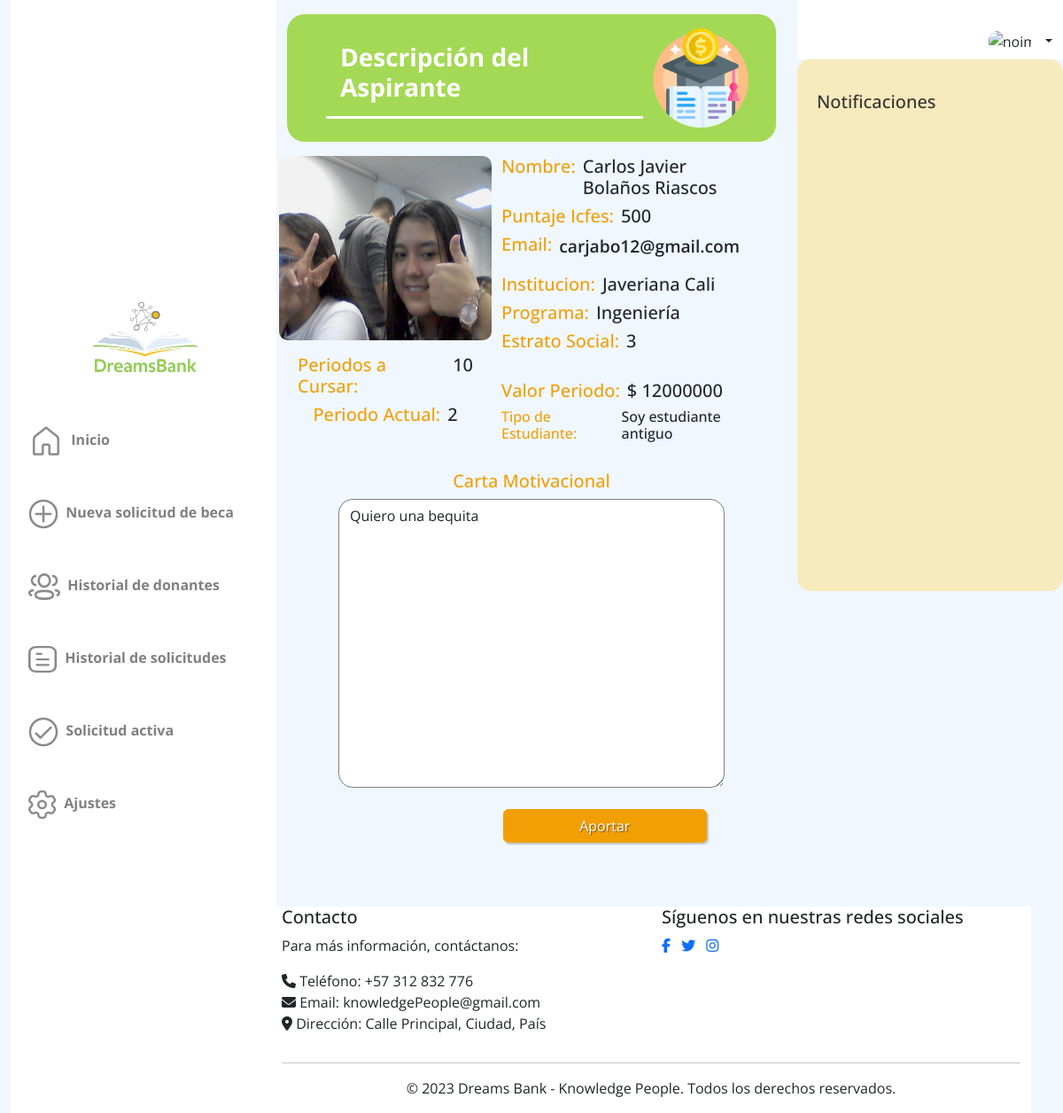
/scholarships/showdetailsBen/1/, run on the app's committed database.
### scholarships/models.py (models this page shows, shortened)
class Scholarship(models.Model):
    stratum = models.CharField(max_length=2,null=False)
    photocopy_id = models.FileField(upload_to="files/",null=False, blank=False)
    motivational_letter = models.TextField(max_length=2000,null=False)
    certificate = models.FileField(upload_to="files/",null=False, blank=False)
    value_period = models.IntegerField(null=False)
    icfes_score = models.IntegerField(null=False)
    period_current = models.IntegerField(null=False)
    program_adm = models.CharField(max_length=40,null=False)
    optionsapplication = (('NI','Nuevo Ingreso'),
              ('A','Antiguo'))
    application_type = models.CharField(max_length=40,choices=optionsapplication,null=False)
    optionsstate = (('P','Pendiente'),
                     ('A','Aceptada'),
                     ('R','Rechazada'))
    state = models.CharField(max_length=30,choices=optionsstate,null=False)
    total_periods = models.IntegerField(null=False)
    optionsactive = (('AC','Activo'),
                     ('IN','Inactivo'))
    active = models.CharField(max_length=20,choices=optionsactive,default='Activo',null=False)
    date_application = models.DateTimeField(auto_now_add=True)
    id_user = models.ForeignKey(Beneficiary,null=False,blank=False,on_delete=models.CASCADE)
    institution = models.ForeignKey(Institution,null=False,blank=False, on_delete=models.CASCADE)

### users/models.py (models this page shows, shortened)
class User(AbstractBaseUser, PermissionsMixin):
    username=None
    BENEFICIARY=1
    NATURALDONOR=2
    LEGALDONOR=3
    INSTITUTION=4
    ADMIN=5
    ROLE_CHOICE=(
          (BENEFICIARY, 'Beneficiario'),
          (NATURALDONOR,'Donante natural'),
          (LEGALDONOR,'Donante juridico'),
          (INSTITUTION,'Institución'),
          (ADMIN,'Admin'),
    )
    TI=1
    CC=2
    CE=3
    NIT=4
    IDTYPE_CHOICE= ((TI,'Tarjeta de Identidad'),
                (CC,'Cédula de Ciudadanía'),
                ( CE,'Cédula extranjera'),
                (NIT,'NIT'))
    email = models.EmailField(_("email address"), unique=True)
    name=models.CharField(max_length=100,null=False)
    profilePicture= models.ImageField(upload_to="users",null=True, blank=True)
    idType = models.PositiveSmallIntegerField(choices=IDTYPE_CHOICE,null=False)
    numID = models.CharField(max_length=10,null=False)
    role=models.PositiveSmallIntegerField(choices=ROLE_CHOICE,null=False)
    date_joined = models.DateTimeField(auto_now_add=True)
    last_login= models.DateTimeField(auto_now_add=True)
    created_date = models.DateTimeField(auto_now_add=True)
    modified_date = models.DateTimeField(auto_now_add=True)
    contact = models.CharField(max_length=15)
    notifications = models.ManyToManyField(Notification)
    is_staff = models.BooleanField(default=False)
    is_active = models.BooleanField(default=True)
    is_admin = models.BooleanField(default=False)
    is_superadmin = models.BooleanField(default=False)
    is_superuser = models.BooleanField(default=False)
    date_joined = models.DateTimeField(default=timezone.now)
    USERNAME_FIELD = "email"
    REQUIRED_FIELDS = ['name', 'idType', 'numID', 'role']
    objects = UserManager()

### scholarships/views.py (the view)
# urls.py: path('showdetailsBen/<int:id>/', views.ShowDetailsBen.as_view(), name='showdetailsbeneficiary'),
class ShowDetailsBen(TemplateView):
    def get(self,request,id):
        scholarship = Scholarship.objects.get(id=id)
        data = {'scholarship':scholarship}
        return render(request, 'beneficiaryDetailsToDonate.html',data)

### scholarships/templates/beneficiaryDetailsToDonate.html (shortened to what this page needs)
{% extends 'base.html' %} {% load static %}
    {% block header %}
    <link href="{% static '/beneficiaryToDonate.css' %}" rel="stylesheet" />
    {% endblock %}
    {% block content %}
    <div class="container-fluid">
    <div class="row mb-3 flex-sm-row" id="contTitulo">
        <div class="col-md-9">
            <br />
            <h3 id="titulo" class="mt-2">Descripción del Aspirante</h3>
            <hr id="line" class="w-80" />
        </div>
        <div class="col-md-3 text-center">
            <div class="d-flex justify-content-center">
            <img src="../../../media/icons/fund.png" alt="No Encontrada" class="img-fluid d-none d-md-block"
                id="graduatedImg" />
            </div>
        </div>
    </div>
    <div class="form">
        <div class="row">
            <div class="col-lg-5 d-flex flex-column align-items-center " >
                <img src="/media/{{ scholarship.id_user.profilePicture }}" class="img-fluid" alt="noimage"
                  style="max-width: 15rem; height: 13rem; border-radius: 10px; margin-right: 0.5rem;">
                <div class="d-flex mt-3 ">
                    <h5 style="color: #F29F05;">Periodos a Cursar: </h5>
                    <h5 class="mx-2">
                    {{ scholarship.total_periods }}
                     </h5>
                </div>
                <div class="d-flex ">
                    <h5 style="color: #F29F05;">Periodo Actual: </h5>
                    <h5 class="mx-2">
                    {{ scholarship.period_current }}
                    </h5>
                </div>
            </div>
            <div class="col-lg-7">
                <div class="d-flex ">
                    <h5 style="color: #F29F05;">Nombre: </h5>
                    <h5 class="mx-2">
                    {{ scholarship.id_user.name|capfirst }}
                    </h5>
                </div>
                <div class="d-flex ">
                    <h5 style="color: #F29F05;">Puntaje Icfes: </h5>
                    <h5 class="mx-2">
                    {{ scholarship.icfes_score }}
                    </h5>
                </div>
                <div class="d-flex " >
                    <h5 style="color: #F29F05;">Email: </h5>
                    <p class="mx-2" style="font-weight:600; font-size: 1.2rem;" >
                    {{ scholarship.id_user.email }}
                    </p>
                </div>
                <div class="d-flex ">
                    <h5 style="color: #F29F05;">Institucion: </h5>
                    <h5 class="mx-2">
                    {{ scholarship.institution.name }}
                    </h5>
                </div>
                <div class="d-flex ">
                    <h5 style="color: #F29F05;">Programa: </h5>
                    <h5 class="mx-2">
                    {{ scholarship.program_adm }}
                    </h5>
                </div>
                <div class="d-flex ">
                    <h5 style="color: #F29F05;">Estrato Social: </h5>
                    <h5 class="mx-2">
                    {{ scholarship.stratum }}
                    </h5>
                </div>
                <div class="d-flex mt-4 ">
                    <h5 style="color: #F29F05;">Valor Periodo: </h5>
                    <h5 class="mx-2">
                    $ {{ scholarship.value_period }}
                    </h5>
                </div>
                <div class="d-flex">
                    <h6 style="color: #F29F05;">Tipo de Estudiante: </h6>
                    {% if scholarship.application_type == 'NI' %}
                      <h6>Soy estudiante de nuevo ingreso</h6>
                    {% else %}
                      <h6>Soy estudiante antiguo</h6>
                    {% endif %}
                  </div>
            </div>
        </div>
        <div class="row justify-content-center mt-4 mb-4">
            <div class="col-lg-10 d-flex flex-column align-items-center">
              <h5 style="text-align: left; color: #F29F05;">Carta Motivacional</h5>
              <textarea class="form-control " rows="13" id="cartaMotivacional"
                        maxlength="2000" value="" readonly style="border: 1.5px solid gray; border-radius:1rem">{{ scholarship.motivational_letter }}</textarea>
            </div>
            {% if user.role == user.NATURALDONOR or  user.role == user.LEGALDONOR or user.role == user.INSTITUTION  %}
            <a type="submit" href="{% url 'scholarships:donationSch' scholarship.id %}" class="btn custom btn col-md-5 mt-4 mb-5" id="botonDonar">
                Aportar
            </a>
            {% endif %}
          </div>
    </div>
    </div>
    {% endblock %}

### static/css/_base_menu.css (style rules this page uses)
body { background-color: #F0F7FF; }

### static/css/beneficiaryToDonate.css (style rules this page uses)
:root { --bs-body-font-family:'DM Sans', sans-serif; }
body { background-color: #f0f7ff; font-family: 'Open Sans', sans-serif; }
#contTitulo { background: #a4d955; border-radius: 20px; height: 9rem; }
#titulo { color: #ffffff; opacity: 100%; font-family: "Open Sans"; font-weight: bold; margin-left: 3rem; }
#line { height: 0.15rem; opacity: 100%; border: 0.094rem solid #ffffff; background-color: #ffffff; transform: matrix(1, 0, 0, 1, 0, 0); margin-left: 2rem; }
#graduatedImg { float: right; max-height: 7rem; background: url(.png); margin-right: 2rem; margin-top: 1rem; }
#botonDonar, #rechazarBTN, #publicarBTN { background-color: #f29f05; border-color: #f29f05; color: #fff; font-family: "Open Sans"; font-style: normal; font-size: 1em; box-shadow: 2px 2px 2px rgba(0, 0, 0, 0.2); text-shadow: 1px 1px 1px rgba(0, 0, 0, 0.5); margin-left: 30%; }

### data on the page
Scholarship: id_user.profilePicture (picture), total_periods "10", period_current "2", id_user.name "Carlos Javier Bolaños Riascos", icfes_score "500", id_user.email "carjabo12@gmail.com", institution.name "Javeriana Cali", program_adm "Ingeniería", stratum "3", value_period "12000000", motivational_letter "Quiero una bequita"
